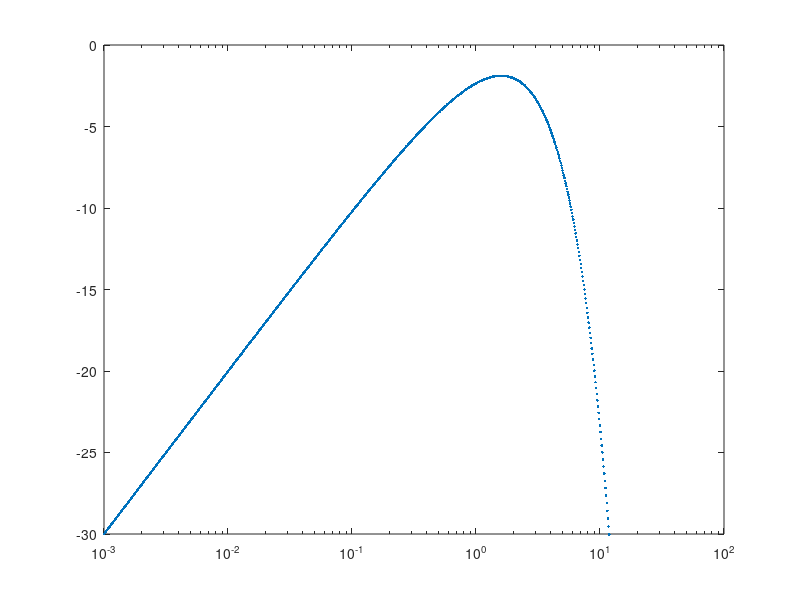

Write the MATLAB code that produced this figure.
theta =logspace(-3,2,1000);

SNR = theta./(sqrt(exp(theta).*(1-(exp(-theta)))));

Y = 20*log10(SNR);

semilogx(theta, Y, '.');
axis([1e-3 1e2 -30 0])